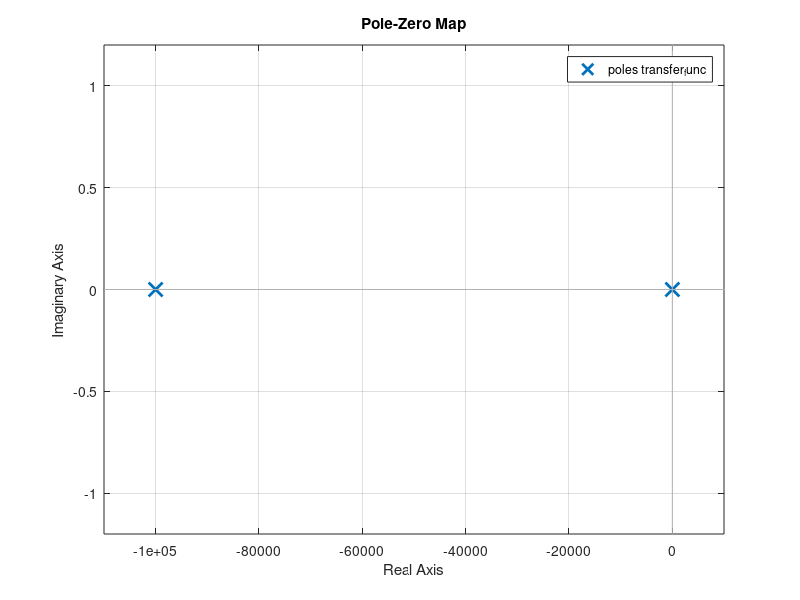

Source code (MATLAB):
% RLC transfer function
clear all;
clc;
R=10;
L=0.0001;
c=0.001;
num=[1];
den=[L R c];
transfer_func=tf(num,den)
%step(transfer_func)

pole(transfer_func)
pzmap(transfer_func)